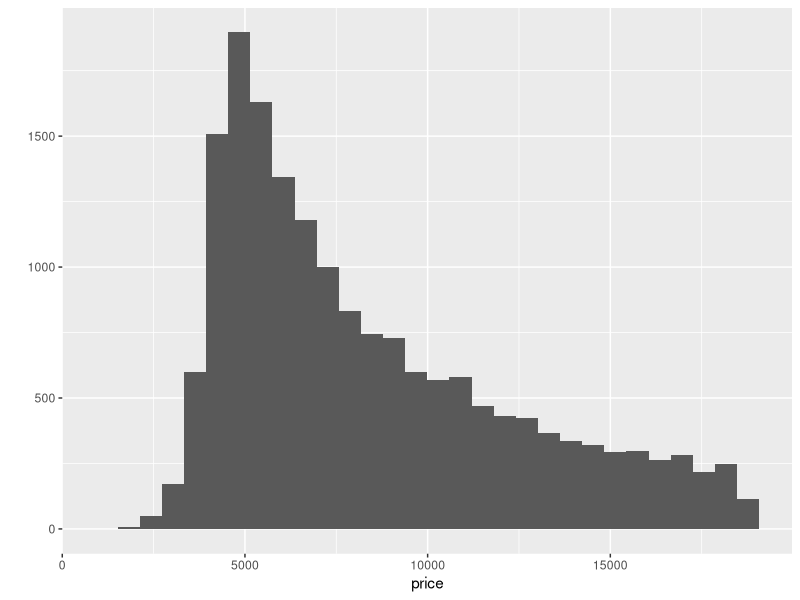
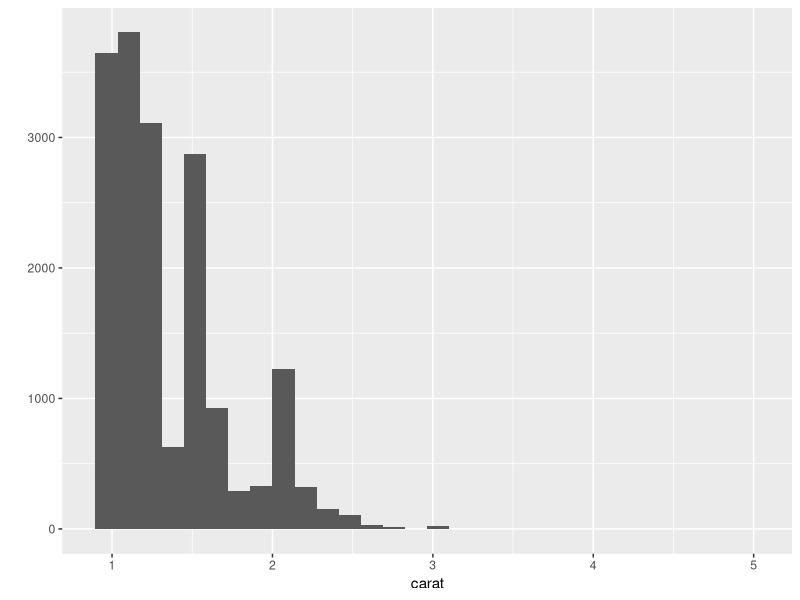

Here is the R script that generated these plots, in order: (Note: this script raises an error after producing the figures.)
## ---- chunk 1
knitr::opts_chunk$set(echo = TRUE)
library(dplyr)
## ---- chunk 2
library(dplyr)
## ---- chunk 3
library(ggplot2)
df = diamonds %>% 
  filter(carat > 1)
## ---- chunk 4
qplot(x = price, data = df)
## ---- chunk 5
qplot(x = carat, data = df)
## ---- chunk 6
knitr::include_graphics("blah.png")
